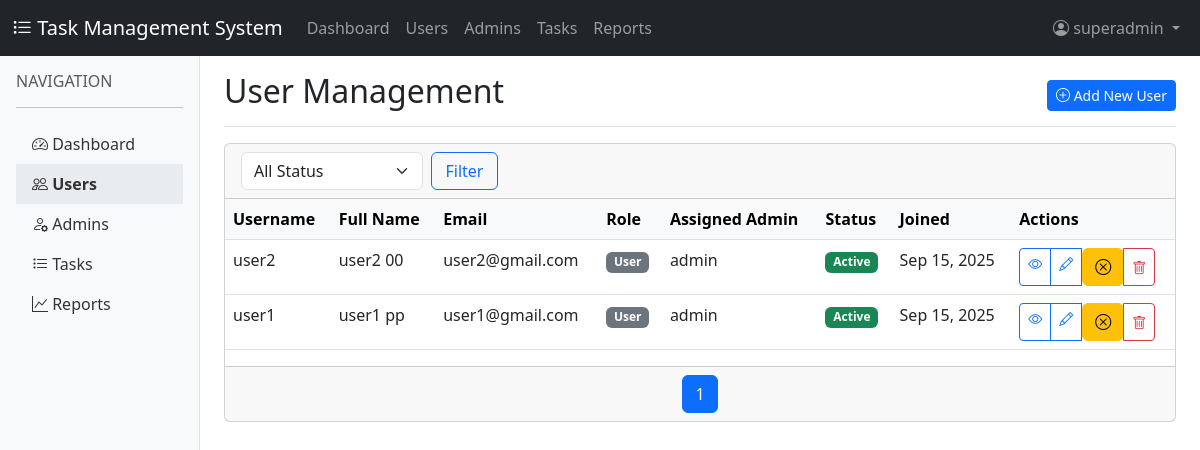
/users/ (signed in), run on the app's committed database.
### core/models.py (models this page shows, shortened)
class User(AbstractUser):
    role = models.CharField(
        max_length=20,
        choices=ROLE_CHOICES,
        default='user',
        help_text='User role in the system'
    )
    profile_picture = models.ImageField(
        upload_to='profile_pics/',
        blank=True,
        null=True,
        help_text='User profile picture'
    )
    is_active = models.BooleanField(default=True)
    assigned_admin = models.ForeignKey(
        'self',
        on_delete=models.SET_NULL,
        null=True,
        blank=True,
        related_name='managed_users',
    )
    @property
    def is_superadmin(self):
        return self.role == 'superadmin'

### core/views.py (the view)
# urls.py: path('users/', views.user_list, name='user_list'),
@superadmin_required
def user_list(request):
    users = User.objects.filter(role='user',is_superuser=False).order_by('-date_joined')
    status_filter = request.GET.get('status')
    if status_filter:
        if status_filter == 'active':
            users = users.filter(is_active=True)
        elif status_filter == 'inactive':
            users = users.filter(is_active=False)
    page = request.GET.get('page', 1)
    paginator = Paginator(users, 10)
    try:
        users = paginator.page(page)
    except PageNotAnInteger:
        users = paginator.page(1)
    except EmptyPage:
        users = paginator.page(paginator.num_pages)
    context = {
        'users': users,
    }
    return render(request, 'user_list.html', context)

### core/utils.py (called while the page is built)
def is_superadmin(user):
    return user.is_authenticated and user.is_superadmin

### templates/user_list.html (shortened to what this page needs)
{% extends 'base.html' %}
{% block content %}
<div class="d-flex justify-content-between flex-wrap flex-md-nowrap align-items-center pb-2 mb-3 border-bottom">
    <h1 class="h2">User Management</h1>
    <div class="btn-toolbar mb-2 mb-md-0">
        <a href="{% url 'user_create' %}" class="btn btn-sm btn-primary">
            <i class="bi bi-plus-circle"></i> Add New User
        </a>
    </div>
</div>
<div class="card mb-4">
    <div class="card-header">
        <div class="row">
            <div class="col-md-6">
                <form method="get" class="row g-2">
                    <div class="col-md-5">
                        <select name="status" class="form-select">
                            <option value="">All Status</option>
                        </select>
                    </div>
                    <div class="col-md-2">
                        <button type="submit" class="btn btn-outline-primary w-100">Filter</button>
                    </div>
                </form>
            </div>
        </div>
    </div>
    <div class="card-body p-0">
        <div class="table-responsive">
            <table class="table table-hover">
                <thead class="table-light">
                    <tr>
                        <th>Username</th>
                        <th>Full Name</th>
                        <th>Email</th>
                        <th>Role</th>
                        <th>Assigned Admin</th>
                        <th>Status</th>
                        <th>Joined</th>
                        <th>Actions</th>
                    </tr>
                </thead>
                <tbody>
                    {% for user in users %}
                    <tr>
                        <td>{{ user.username }}</td>
                        <td>{{ user.get_full_name }}</td>
                        <td>{{ user.email }}</td>
                        <td>
                            <span class="badge bg-{% if user.role == 'admin' %}info{% else %}secondary{% endif %}">
                                {{ user.get_role_display }}
                            </span>
                        </td>
                        <td>
                            {% if user.assigned_admin %}
                                {{ user.assigned_admin.username }}
                            {% else %}
                                <span class="text-muted">Not assigned</span>
                            {% endif %}
                        </td>
                        <td>
                            <span class="badge bg-{% if user.is_active %}success{% else %}danger{% endif %}">
                                {% if user.is_active %}Active{% else %}Inactive{% endif %}
                            </span>
                        </td>
                        <td>{{ user.date_joined|date:"M d, Y" }}</td>
                        <td>
                            <div class="btn-group btn-group-sm">
                                <a href="{% url 'user_detail' user.id %}" class="btn btn-outline-primary">
                                    <i class="bi bi-eye"></i>
                                </a>
                                <a href="{% url 'user_edit' user.id %}" class="btn btn-outline-primary">
                                    <i class="bi bi-pencil"></i>
                                </a>
                                <form method="post" action="{% url 'user_toggle_active' user.id %}" class="d-inline">
                                    <button type="submit" class="btn btn-{% if user.is_active %}warning{% else %}success{% endif %}">
                                        <i class="bi bi-{% if user.is_active %}x-circle{% else %}check-circle{% endif %}"></i>
                                    </button>
                                </form>
                                <button type="button" class="btn btn-outline-danger" data-bs-toggle="modal" data-bs-target="#deleteModal" data-user-id="{{ user.id }}" data-user-name="{{ user.username }}">
                                    <i class="bi bi-trash"></i>
                                </button>
                            </div>
                        </td>
                    </tr>
                    {% empty %}
                    <tr>
                        <td colspan="8" class="text-center py-4">No users found.</td>
                    </tr>
                    {% endfor %}
                </tbody>
            </table>
        </div>
    </div>
    <div class="card-footer">
        <nav aria-label="User pagination">
            <ul class="pagination justify-content-center mb-0">
                {% for num in users.paginator.page_range %}
                <li class="page-item {% if users.number == num %}active{% endif %}">
                    <a class="page-link" href="?page={{ num }}{% for key, value in request.GET.items %}{% if key != 'page' %}&{{ key }}={{ value }}{% endif %}{% endfor %}">{{ num }}</a>
                </li>
                {% endfor %}
            </ul>
        </nav>
    </div>
</div>
{% endblock %}

### templates/base.html (shortened to what this page needs)
<!DOCTYPE html>
<html lang="en">
<head>
    <link href="https://cdn.jsdelivr.net/npm/bootstrap@5.3.0/dist/css/bootstrap.min.css" rel="stylesheet">
    <link rel="stylesheet" href="https://cdn.jsdelivr.net/npm/bootstrap-icons@1.10.0/font/bootstrap-icons.css">
</head>
<body>
    <nav class="navbar navbar-expand-lg navbar-dark bg-dark">
        <div class="container-fluid">
            <a class="navbar-brand" href="#">
                <i class="bi bi-list-task"></i> Task Management System
            </a>
            <div class="collapse navbar-collapse" id="navbarNav">
                <ul class="navbar-nav me-auto">
                    {% if user.is_authenticated %}
                        {% if user.is_superadmin %}
                            <li class="nav-item">
                                <a class="nav-link" href="{% url 'superadmin_dashboard' %}">Dashboard</a>
                            </li>
                            <li class="nav-item">
                                <a class="nav-link" href="{% url 'user_list' %}">Users</a>
                            </li>
                            <li class="nav-item">
                                <a class="nav-link" href="{% url 'admin_list' %}">Admins</a>
                            </li>
                        {% elif user.is_admin %}
                            <li class="nav-item">
                                <a class="nav-link" href="{% url 'admin_dashboard' %}">Dashboard</a>
                            </li>
                        {% else %}
                            <li class="nav-item">
                                <a class="nav-link" href="{% url 'user_dashboard' %}">Dashboard</a>
                            </li>
                        {% endif %}
                        <li class="nav-item">
                            <a class="nav-link" href="{% url 'task_list' %}">Tasks</a>
                        </li>
                        <li class="nav-item">
                            <a class="nav-link" href="{% url 'reports' %}">Reports</a>
                        </li>
                    {% endif %}
                </ul>
                <ul class="navbar-nav">
                    {% if user.is_authenticated %}
                        <li class="nav-item dropdown">
                            <a class="nav-link dropdown-toggle" href="#" id="navbarDropdown" role="button" data-bs-toggle="dropdown">
                                <i class="bi bi-person-circle"></i> {{ user.username }}
                            </a>
                        </li>
                    {% else %}
                        <li class="nav-item">
                            <a class="nav-link" href="{% url 'login' %}">Login</a>
                        </li>
                    {% endif %}
                </ul>
            </div>
        </div>
    </nav>
    <div class="container-fluid">
        <div class="row">
            {% if user.is_authenticated and not request.path == '/login/' %}
            <div class="col-md-2 sidebar d-none d-md-block p-0">
                <div class="p-3">
                    <h6 class="text-uppercase text-muted">Navigation</h6>
                    <hr>
                    <ul class="nav flex-column">
                        {% if user.is_superadmin %}
                            <li class="nav-item">
                                <a class="nav-link {% if request.path == '/superadmin/dashboard/' %}active{% endif %}" href="{% url 'superadmin_dashboard' %}">
                                    <i class="bi bi-speedometer2"></i> Dashboard
                                </a>
                            </li>
                            <li class="nav-item">
                                <a class="nav-link {% if 'user' in request.path %}active{% endif %}" href="{% url 'user_list' %}">
                                    <i class="bi bi-people"></i> Users
                                </a>
                            </li>
                            <li class="nav-item">
                                <a class="nav-link {% if 'admin' in request.path and not 'superadmin' in request.path %}active{% endif %}" href="{% url 'admin_list' %}">
                                    <i class="bi bi-person-gear"></i> Admins
                                </a>
                            </li>
                        {% elif user.is_admin %}
                            <li class="nav-item">
                                <a class="nav-link {% if request.path == '/admin/dashboard/' %}active{% endif %}" href="{% url 'admin_dashboard' %}">
                                    <i class="bi bi-speedometer2"></i> Dashboard
                                </a>
                            </li>
                        {% else %}
                            <li class="nav-item">
                                <a class="nav-link {% if request.path == '/user/dashboard/' %}active{% endif %}" href="{% url 'user_dashboard' %}">
                                    <i class="bi bi-speedometer2"></i> Dashboard
                                </a>
                            </li>
                        {% endif %}
                        <li class="nav-item">
                            <a class="nav-link {% if 'task' in request.path %}active{% endif %}" href="{% url 'task_list' %}">
                                <i class="bi bi-list-task"></i> Tasks
                            </a>
                        </li>
                        {%if user.is_superadmin or user.is_admin %}
                        <li class="nav-item">
                            <a class="nav-link {% if 'report' in request.path %}active{% endif %}" href="{% url 'reports' %}">
                                <i class="bi bi-graph-up"></i> Reports
                            </a>
                        </li>
                        {% endif %}
                    </ul>
                </div>
            </div>
            <div class="col-md-10 ms-sm-auto px-4 py-3">
                {% block content %}{% endblock %}
            </div>
            {% else %}
            <div class="col-12">
                {% block full_content %}{% endblock %}
            </div>
            {% endif %}
        </div>
    </div>
</body>
</html>

### templates/base.html (style rules this page uses)
.sidebar { min-height: calc(100vh - 56px); background-color: #f8f9fa; border-right: 1px solid #dee2e6; }
.sidebar .nav-link { color: #333; padding: 0.5rem 1rem; }
.sidebar .nav-link.active { font-weight: bold; background-color: #e9ecef; }

### data on the page
User: username "superadmin"
User: username "user2", get_full_name "user2 00", email "user2@gmail.com", role "User", assigned_admin.username "admin", is_active "Active", date_joined "Sep 15, 2025"
User: username "user1", get_full_name "user1 pp", email "user1@gmail.com", role "User", assigned_admin.username "admin", is_active "Active", date_joined "Sep 15, 2025"

### other printed values
{{ num }} "1"
